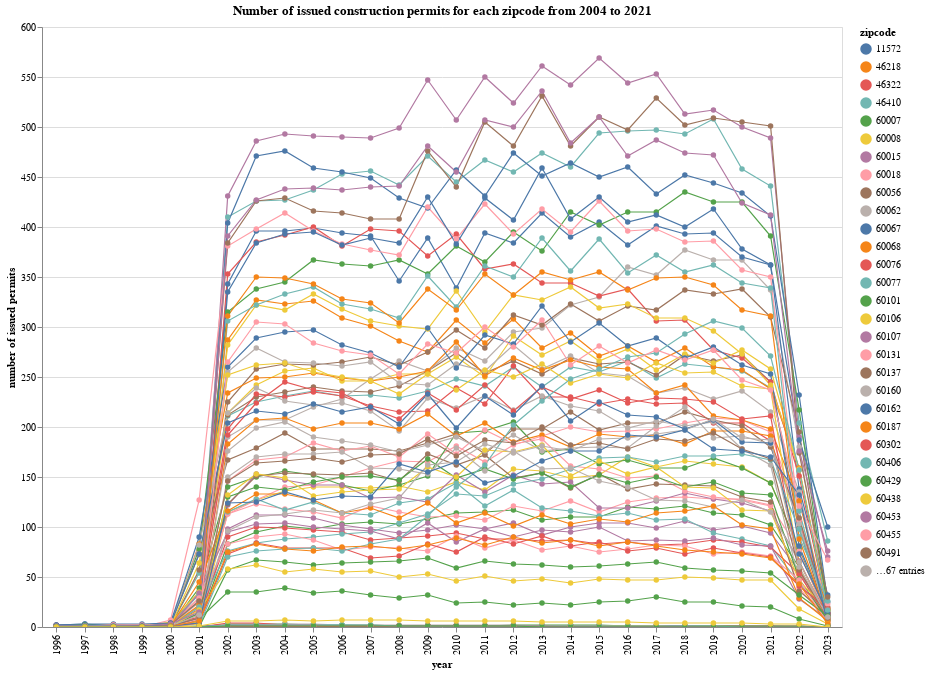

Write notebook code for a chart like this one.
### Code cell
alt.Chart(restaurant_df).mark_line(size=1.2, point=True).encode(
    x=alt.X('year:N', axis=alt.Axis(title='year')),
    y=alt.Y('restaurant_count:Q',axis=alt.Axis(title='number of issued permits')),
    color=alt.Color('zipcode:N'),

    tooltip=['year', 'restaurant_count', 'zipcode']
).properties(
    width=800,
    height=600,
    title= 'Number of issued construction permits for each zipcode from 2004 to 2021').interactive()

### Figure 1 — Vega-Lite specification as saved in the notebook (floating-point values rounded to 4 significant figures; data arrays with more than 128 entries replaced by an {"elided": "..."} marker saying what was removed)
{"config": {"view": {"continuousWidth": 400, "continuousHeight": 300}}, "data": {"name": "data-fe75e94c325d7f2c9db7428bdd430b82"}, "mark": {"type": "line", "point": true, "size": 1.2}, "encoding": {"color": {"type": "nominal", "field": "zipcode"}, "tooltip": [{"type": "quantitative", "field": "year"}, {"type": "quantitative", "field": "restaurant_count"}, {"type": "nominal", "field": "zipcode"}], "x": {"type": "nominal", "axis": {"title": "year"}, "field": "year"}, "y": {"type": "quantitative", "axis": {"title": "number of issued permits"}, "field": "restaurant_count"}}, "height": 600, "selection": {"selector006": {"type": "interval", "bind": "scales", "encodings": ["x", "y"]}}, "title": "Number of issued construction permits for each zipcode from 2004 to 2021", "width": 800, "$schema": "https://vega.github.io/schema/vega-lite/v4.8.1.json", "datasets": {"data-fe75e94c325d7f2c9db7428bdd430b82": {"elided": "2688 records"}}}
